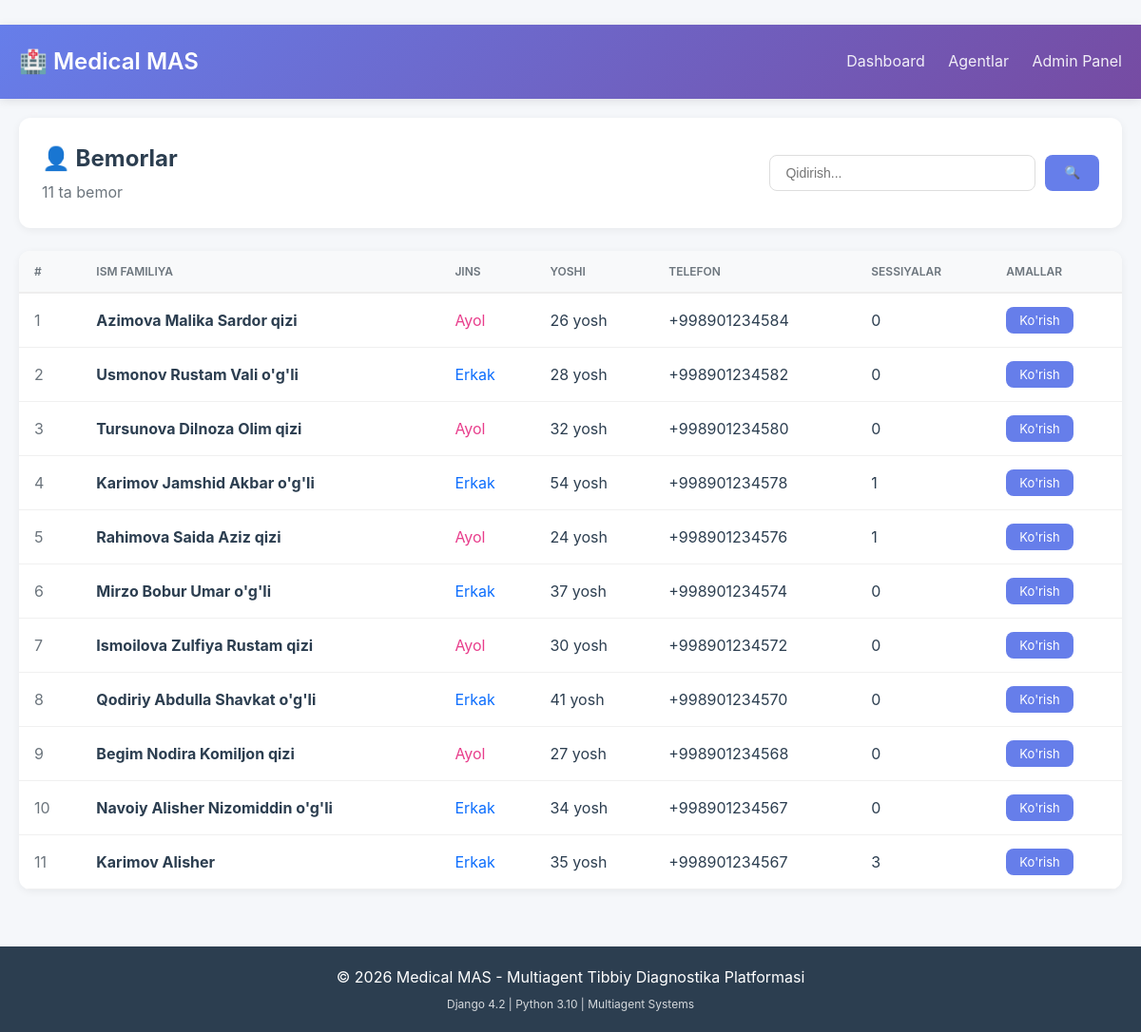
/patients/ (signed in), run on the app's committed database.
### apps/patients/models.py (models this page shows, shortened)
class Patient(models.Model):
    GENDER_CHOICES = [
        ('M', 'Erkak'),
        ('F', 'Ayol'),
        ('O', 'Boshqa'),
    ]
    BLOOD_TYPE_CHOICES = [
        ('A+', 'A+'),
        ('A-', 'A-'),
        ('B+', 'B+'),
        ('B-', 'B-'),
        ('AB+', 'AB+'),
        ('AB-', 'AB-'),
        ('O+', 'O+'),
        ('O-', 'O-'),
    ]
    user = models.OneToOneField(
        User,
        on_delete=models.SET_NULL,
        null=True,
        blank=True,
        related_name='patient_profile'
    )
    first_name = models.CharField('Ism', max_length=100)
    last_name = models.CharField('Familiya', max_length=100)
    middle_name = models.CharField('Otasining ismi', max_length=100, blank=True)
    date_of_birth = models.DateField('Tug\'ilgan sana')
    gender = models.CharField('Jins', max_length=1, choices=GENDER_CHOICES)
    phone = PhoneNumberField('Telefon', blank=True)
    email = models.EmailField('Email', blank=True)
    address = models.TextField('Manzil', blank=True)
    emergency_contact = models.CharField('Favqulodda aloqa', max_length=100, blank=True)
    blood_type = models.CharField(
        'Qon guruhi',
        max_length=3,
        choices=BLOOD_TYPE_CHOICES,
        blank=True
    )
    height = models.PositiveIntegerField(
        'Bo\'yi (sm)',
        null=True,
        blank=True,
        validators=[MinValueValidator(50), MaxValueValidator(250)]
    )
    weight = models.DecimalField(
        'Vazni (kg)',
        max_digits=5,
        decimal_places=2,
        null=True,
        blank=True,
        validators=[MinValueValidator(2), MaxValueValidator(500)]
    )
    allergies = models.JSONField('Allergiyalar', default=list, blank=True)
    chronic_diseases = models.JSONField('Surunkali kasalliklar', default=list, blank=True)
    notes = models.TextField('Qo\'shimcha ma\'lumotlar', blank=True)
    created_at = models.DateTimeField(auto_now_add=True)
    updated_at = models.DateTimeField(auto_now=True)
    is_active = models.BooleanField('Faol', default=True)
    objects = PatientManager()
    class Meta:
        verbose_name = 'Bemor'
        verbose_name_plural = 'Bemorlar'
        ordering = ['-created_at']
        indexes = [
            models.Index(fields=['last_name', 'first_name']),
            models.Index(fields=['date_of_birth']),
        ]
    def get_full_name(self):
        parts = [self.last_name, self.first_name]
        if self.middle_name:
            parts.append(self.middle_name)
        return ' '.join(parts)
    def get_age(self):
        from django.utils import timezone
        today = timezone.now().date()
        age = today.year - self.date_of_birth.year
        if today.month < self.date_of_birth.month or \
           (today.month == self.date_of_birth.month and today.day < self.date_of_birth.day):
            age -= 1
        return age

### apps/patients/views.py (the view, shortened to what this page needs)
# urls.py: path('', views.patient_list, name='patient_list'),
@login_required
def patient_list(request):
    query = request.GET.get('q', '')
    patients = Patient.objects.filter(is_active=True)
    patients = patients.order_by('-created_at')
    context = {
        'patients': patients,
        'query': query,
        'title': 'Bemorlar'
    }
    return render(request, 'patients/patient_list.html', context)

### templates/patients/patient_list.html (shortened to what this page needs)
﻿{% extends "base.html" %}
{% block content %}
<div class="container">
  <div class="page-header">
    <div>
      <h2>👤 Bemorlar</h2>
      <p style="color:#6c757d; margin-top:4px;">{{ patients.count }} ta bemor</p>
    </div>
    <form method="get" class="search-bar">
      <input type="text" name="q" placeholder="Qidirish..." value="{{ query }}">
      <button type="submit">🔍</button>
    </form>
  </div>
  <div class="table-card">
    {% if patients %}
    <table>
      <thead><tr>
        <th>#</th><th>Ism Familiya</th><th>Jins</th><th>Yoshi</th><th>Telefon</th><th>Sessiyalar</th><th>Amallar</th>
      </tr></thead>
      <tbody>
      {% for patient in patients %}
      <tr>
        <td style="color:#6c757d;">{{ forloop.counter }}</td>
        <td><strong>{{ patient.get_full_name }}</strong></td>
        <td class="gender-{{ patient.gender }}">{{ patient.get_gender_display }}</td>
        <td>{{ patient.get_age }} yosh</td>
        <td>{{ patient.phone|default:"—" }}</td>
        <td>{{ patient.diagnostic_sessions.count }}</td>
        <td><a href="{% url 'patients:patient_detail' patient.pk %}" class="btn btn-primary">Ko'rish</a></td>
      </tr>
      {% endfor %}
      </tbody>
    </table>
    {% else %}
    <div style="text-align:center;padding:60px;color:#6c757d;">
      <h3>{% if query %}Topilmadi{% else %}Bemorlar mavjud emas{% endif %}</h3>
      <p>{% if query %}Boshqa kalit so'z bilan qidiring{% else %}Admin panelda bemor qo'shing{% endif %}</p>
    </div>
    {% endif %}
  </div>
</div>
{% endblock %}

### templates/base.html (shortened to what this page needs)
<!DOCTYPE html>
<html lang="uz">
<head>
    {% load static %}
</head>
<body>
    <header>
        <nav>
            <h1>🏥 Medical MAS</h1>
            <div>
                <a href="{% url 'dashboard:index' %}">Dashboard</a>
                <a href="{% url 'dashboard:agent_status' %}">Agentlar</a>
                <a href="/admin/">Admin Panel</a>
            </div>
        </nav>
    </header>
    <main>
        {% block content %}{% endblock %}
    </main>
    <footer>
        <p>&copy; 2026 Medical MAS - Multiagent Tibbiy Diagnostika Platformasi</p>
        <p style="font-size: 12px; opacity: 0.8; margin-top: 5px;">Django 4.2 | Python 3.10 | Multiagent Systems</p>
    </footer>
</body>
</html>

### templates/base.html (style rules this page uses)
* { margin: 0; padding: 0; box-sizing: border-box; }
body { font-family: -apple-system, BlinkMacSystemFont, 'Segoe UI', Roboto, 'Helvetica Neue', Arial, sans-serif; background: #f5f7fa; color: #2c3e50; line-height: 1.6; }
header { background: linear-gradient(135deg, #667eea 0%, #764ba2 100%); color: white; padding: 20px 0; box-shadow: 0 2px 10px rgba(0, 0, 0, 0.1); }
header nav { max-width: 1200px; margin: 0 auto; padding: 0 20px; display: flex; justify-content: space-between; align-items: center; }
header h1 { font-size: 24px; font-weight: 600; }
header a { color: white; text-decoration: none; margin-left: 20px; opacity: 0.9; transition: opacity 0.2s; }
main { min-height: calc(100vh - 140px); padding: 20px 0; }
footer { background: #2c3e50; color: white; text-align: center; padding: 20px 0; margin-top: 40px; }
.container { max-width: 1200px; margin: 0 auto; padding: 0 20px; }

### templates/patients/patient_list.html (style rules this page uses)
.page-header { background: white; padding: 24px; border-radius: 12px; margin-bottom: 24px; box-shadow: 0 2px 8px rgba(0,0,0,0.06); display:flex; justify-content:space-between; align-items:center; }
.search-bar { display: flex; gap: 10px; }
.search-bar input { padding: 10px 16px; border: 1px solid #ddd; border-radius: 8px; font-size: 14px; width: 280px; }
.search-bar button { padding: 10px 20px; background: #667eea; color: white; border: none; border-radius: 8px; cursor: pointer; }
.table-card { background: white; border-radius: 12px; box-shadow: 0 2px 8px rgba(0,0,0,0.06); overflow: hidden; }
table { width: 100%; border-collapse: collapse; }
th { background: #f8f9fa; padding: 14px 16px; text-align: left; font-size: 12px; font-weight: 600; color: #6c757d; text-transform: uppercase; border-bottom: 2px solid #eee; }
td { padding: 14px 16px; border-bottom: 1px solid #f0f0f0; }
.btn { display: inline-block; padding: 6px 14px; border-radius: 8px; text-decoration: none; font-size: 13px; }
.btn-primary { background: #667eea; color: white; }
.gender-M { color: #0d6efd; }
.gender-F { color: #e83e8c; }

### data on the page
Patient: get_full_name "Azimova Malika Sardor qizi", gender "Ayol", get_age "26", phone "+998901234584", diagnostic_sessions.count "0"
Patient: get_full_name "Usmonov Rustam Vali o'g'li", gender "Erkak", get_age "28", phone "+998901234582", diagnostic_sessions.count "0"
Patient: get_full_name "Tursunova Dilnoza Olim qizi", gender "Ayol", get_age "32", phone "+998901234580", diagnostic_sessions.count "0"
Patient: get_full_name "Karimov Jamshid Akbar o'g'li", gender "Erkak", get_age "54", phone "+998901234578", diagnostic_sessions.count "1"
Patient: get_full_name "Rahimova Saida Aziz qizi", gender "Ayol", get_age "24", phone "+998901234576", diagnostic_sessions.count "1"
Patient: get_full_name "Mirzo Bobur Umar o'g'li", gender "Erkak", get_age "37", phone "+998901234574", diagnostic_sessions.count "0"
Patient: get_full_name "Ismoilova Zulfiya Rustam qizi", gender "Ayol", get_age "30", phone "+998901234572", diagnostic_sessions.count "0"
Patient: get_full_name "Qodiriy Abdulla Shavkat o'g'li", gender "Erkak", get_age "41", phone "+998901234570", diagnostic_sessions.count "0"
Patient: get_full_name "Begim Nodira Komiljon qizi", gender "Ayol", get_age "27", phone "+998901234568", diagnostic_sessions.count "0"
Patient: get_full_name "Navoiy Alisher Nizomiddin o'g'li", gender "Erkak", get_age "34", phone "+998901234567", diagnostic_sessions.count "0"
Patient: get_full_name "Karimov Alisher", gender "Erkak", get_age "35", phone "+998901234567", diagnostic_sessions.count "3"

### other printed values
{{ patients.count }} "11"
